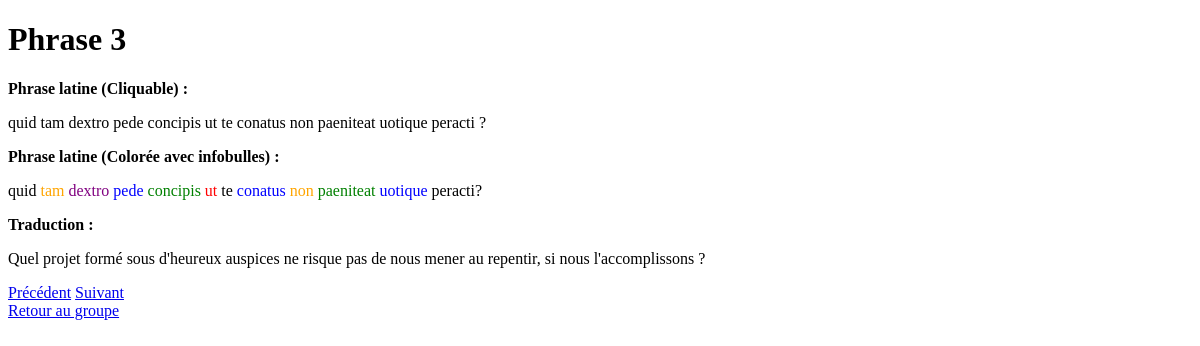
Screenshot of /phrase/3 with the database file from the repository.
### main.py (models this page shows)
class GrammaticalAnalysis(Base):
    __tablename__ = "grammatical_analysis"
    id = Column(Integer, primary_key=True, index=True)
    latin = Column(String, index=True)
    categorie = Column(String)
    fonction = Column(String)
    relation = Column(String)
    racine = Column(String)
    sens = Column(String)
    derive = Column(String)

### main.py (the view)
@app.get("/phrase/{numero_phrase}", response_class=HTMLResponse)
def afficher_phrase(request: Request, numero_phrase: int):
    if numero_phrase < 1 or numero_phrase > len(phrases_latines):
        raise HTTPException(status_code=404, detail="Phrase non trouvée")
    phrase = phrases_latines[numero_phrase - 1]
    phrase_modifiee = rendre_mots_avec_bulles(phrase)
    phrase_colorée = colorer_mots_par_categorie(phrase)
    traduction = traductions[numero_phrase - 1] if numero_phrase - 1 < len(traductions) else "Traduction indisponible"
    return templates.TemplateResponse("phrase.html", {
        "request": request,
        "phrase": phrase_modifiee,
        "phrase_coloree": phrase_colorée,
        "numero_phrase": numero_phrase,
        "total_phrases": len(phrases_latines),  # Ajout de cette ligne
        "traduction": traduction
    })

### app/templates/phrase.html (shortened to what this page needs)
<!DOCTYPE html>
<html lang="fr">
<head>
</head>
<body>
    <h1>Phrase {{ numero_phrase }}</h1>
    <p><strong>Phrase latine (Cliquable) :</strong></p>
    <p>{{ phrase | safe }}</p>
    <p><strong>Phrase latine (Colorée avec infobulles) :</strong></p>
    <p class="phrase">
        {{ phrase_coloree | safe }}
    </p>
    <p><strong>Traduction :</strong></p>
    <p>{{ traduction }}</p>
    <div>
        {% if numero_phrase > 1 %}
            <a href="/phrase/{{ numero_phrase - 1 }}">Précédent</a>
        {% endif %}
        {% if numero_phrase < total_phrases %}
            <a href="/phrase/{{ numero_phrase + 1 }}">Suivant</a>
        {% endif %}
    </div>
    <a href="/groupe/1">Retour au groupe</a>
</body>
</html>

### app/templates/phrase.html (style rules this page uses)
.tooltip-container { position: relative; display: inline-block; cursor: pointer; }

### rows the page displays
GrammaticalAnalysis: latin "quid tam dextro pede concipis ut te conatus non paeniteat uotique peracti ?", latin "quid tam dextro pede concipis ut te conatus non paeniteat uotique peracti?"

### other values shown
{{ numero_phrase }} "3"
{{ traduction }} "Quel projet formé sous d'heureux auspices ne risque pas de nous mener au repentir, si nous l'accomplissons ?"
